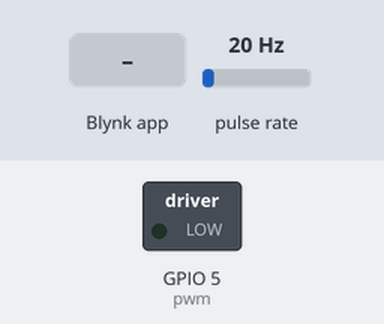
A program run on a simulated ESP8266 (NodeMCU). Shown: switched loads named in the program (green lamp = pin HIGH). Wiring (inferred from the names in the program): pulse sensor: data GPIO 12. The test bench sets the inputs (shaded band); at power-on: pulse rate 20 Hz. WiFi joins after 1.5 s; servers stay silent unless stated; what the program prints to the serial monitor is not drawn.

Above: at 3.0 s.
3.1 s: Blynk app writes 1 to V0
At 5.2 s:
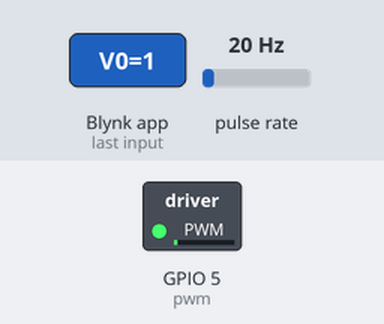
5.5 s: Blynk app writes 200 to V0
At 6.8 s:
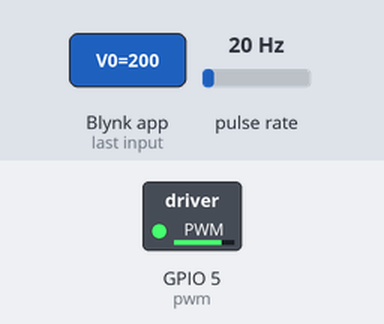
Timing chart, 0 to 8.5 s (numbered marks = the images above; inputs shaded):
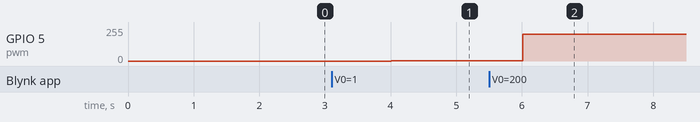

The program:

main.cpp
```cpp
//#include <Arduino.h>

#define BLYNK_PRINT Serial
#include <ESP8266WiFi.h>
#include <BlynkSimpleEsp8266.h>

#include <ESP8266mDNS.h>
#include <WiFiUdp.h>

#include <ArduinoOTA.h>

#include <Servo.h>

#include <C:/auth/auth.h>
#include <C:/auth/blynkToken.h>

BlynkTimer timer;
// You should get Auth Token in the Blynk App.
// Go to the Project Settings (nut icon).
char auth[] = Token_MotorOTA;

// Your WiFi credentials.
// Set password to "" for open networks.
char ssid[] = AuthSsid;
char pass[] = AuthPass;

int pwm = 5; // blue - pwm

void OTAsetup(){
// OTAsetup
  Serial.begin(115200);

  Blynk.begin(auth, ssid, pass);
  // You can also specify server:
  //Blynk.begin(auth, ssid, pass, "blynk-cloud.com", 80);
  //Blynk.begin(auth, ssid, pass, IPAddress(192,168,1,100), 8080);
  WiFi.mode(WIFI_STA);
  WiFi.begin(ssid, pass);
  while (WiFi.waitForConnectResult() != WL_CONNECTED) {
    Serial.println("Connection Failed! Rebooting...");
    delay(5000);
    ESP.restart();
  }
  ArduinoOTA.setHostname("motor-controler");

  // No authentication by default
  ArduinoOTA.setPassword("admin");

  // Password can be set with it's md5 value as well
  // MD5(admin) = 21232f297a57a5a743894a0e4a801fc3
  // ArduinoOTA.setPasswordHash("21232f297a57a5a743894a0e4a801fc3");

  ArduinoOTA.onStart([]() {
    String type;
    if (ArduinoOTA.getCommand() == U_FLASH) {
      type = "sketch";
    } else { // U_SPIFFS
      type = "filesystem";
    }

    // NOTE: if updating SPIFFS this would be the place to unmount SPIFFS using SPIFFS.end()
    Serial.println("Start updating " + type);
  });
  ArduinoOTA.onEnd([]() {
    Serial.println("\nEnd");
  });
  ArduinoOTA.onProgress([](unsigned int progress, unsigned int total) {
    Serial.printf("Progress: %u%%\r", (progress / (total / 100)));
  });
  ArduinoOTA.onError([](ota_error_t error) {
    Serial.printf("Error[%u]: ", error);
    if (error == OTA_AUTH_ERROR) {
      Serial.println("Auth Failed");
    } else if (error == OTA_BEGIN_ERROR) {
      Serial.println("Begin Failed");
    } else if (error == OTA_CONNECT_ERROR) {
      Serial.println("Connect Failed");
    } else if (error == OTA_RECEIVE_ERROR) {
      Serial.println("Receive Failed");
    } else if (error == OTA_END_ERROR) {
      Serial.println("End Failed");
    }
  });
  ArduinoOTA.begin();
  Serial.println("Ready");
  Serial.print("IP address: ");
  Serial.println(WiFi.localIP());
}

int NbTopsFan; int Calc;
int hallsensor = 12; typedef struct{ // green - tach

//Defines the structure for multiple fans and
//their dividers
char fantype;
unsigned int fandiv; }fanspec;

//Definitions of the fans
//This is the varible used to select the fan and it's divider,
//set 1 for unipole hall effect sensor
//and 2 for bipole hall effect sensor
fanspec fanspace[3]={{0,1},{1,2},{2,8}}; char fan = 1;

void rpm ()
{
  NbTopsFan++;
}

void programSetup(){
  pinMode(pwm, OUTPUT);
  pinMode(hallsensor, INPUT_PULLUP);
  attachInterrupt(digitalPinToInterrupt(hallsensor), rpm, RISING);
}

void program(){
  //Disable interrupts
  NbTopsFan = 0;
  //Enables interrupts
  sei();
  delay(1000);
  cli();

  //Times NbTopsFan (which is apprioxiamately the fequency the fan
  //is spinning at) by 60 seconds before dividing by the fan's divider
  Calc = ((NbTopsFan * 60)/fanspace[fan].fandiv);
  Blynk.virtualWrite(V1, Calc);
}

BLYNK_WRITE(V0){
  analogWrite(pwm, param.asInt());
}

void setup()
{
  OTAsetup();
  programSetup();
  timer.setInterval(200L, program);
}

void loop()
{
  ArduinoOTA.handle();
  Blynk.run();
  timer.run();
}
```

Measured:
- after the input at 3.1 s, GPIO 5 (pwm): 0/255 → 1/255 after 0.91 s
- after the input at 5.5 s, GPIO 5 (pwm): 1/255 → 200/255 after 0.51 s
